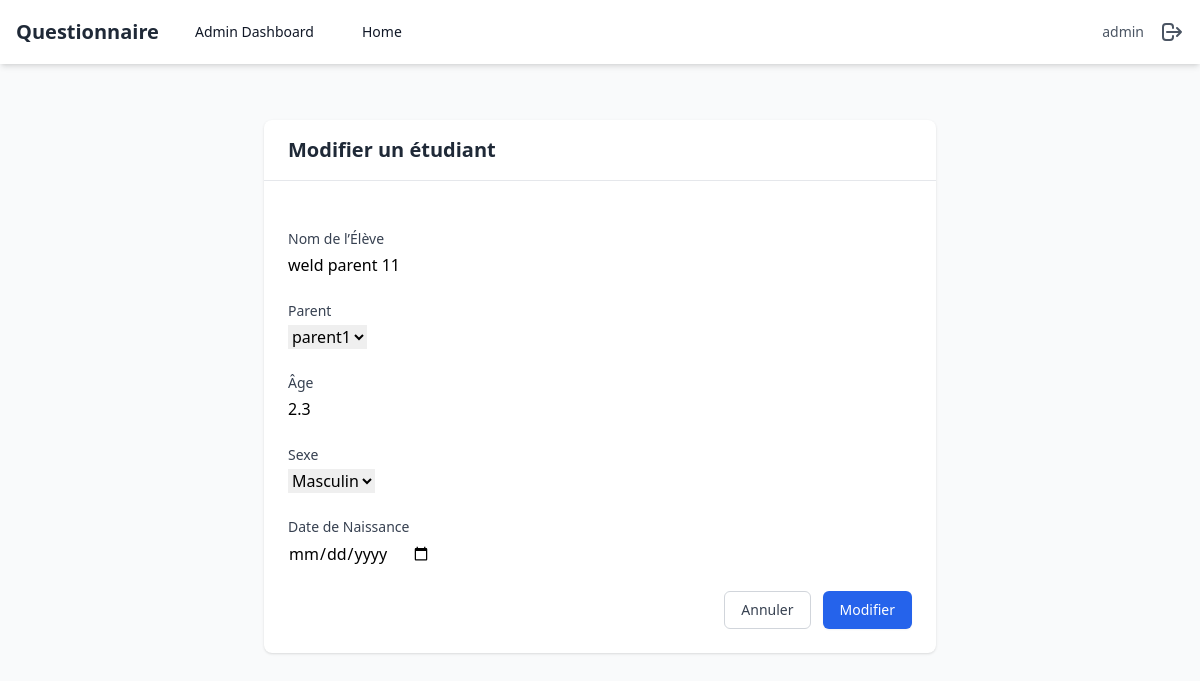
The app's page /admincustom/edit-student/2/ (signed in) with its own data.
### polls/models.py (models this page shows, shortened)
class Parent(AbstractUser):
    name = models.CharField(max_length=255, default='')
    is_parent = models.BooleanField(default=True)
    is_superuser = models.BooleanField(default=False)
    class Meta:
        swappable = 'AUTH_USER_MODEL'

class Student(models.Model):
    id = models.AutoField(primary_key=True)
    parent = models.ForeignKey(settings.AUTH_USER_MODEL, on_delete=models.CASCADE, related_name='students')
    name = models.CharField(max_length=255, default='', verbose_name='Nom de l’Élève')
    age = models.FloatField(default=1, verbose_name='Âge')
    sexe = models.CharField(max_length=1, choices=[('M', 'Masculin'), ('F', 'Féminin')], default='M', verbose_name='Sexe')
    date_of_birth = models.DateField(null=True, blank=True, verbose_name='Date de Naissance')

### polls/views.py (the view)
# urls.py: path('admincustom/edit-student/<int:student_id>/', edit_student, name='edit_student'),
@login_required
def edit_student(request, student_id):
    if not request.user.is_superuser:
        return redirect('home')
    student = get_object_or_404(Student, id=student_id)
    if request.method == 'POST':
        form = StudentForm(request.POST, instance=student)
        if form.is_valid():
            form.save()
            messages.success(request, 'Étudiant modifié avec succès')
            return redirect('admin_dashboard')
    else:
        form = StudentForm(instance=student)
    return render(request, 'admin/student_form.html', {'form': form, 'action': 'Modifier'})

### polls/forms.py
class StudentForm(forms.ModelForm):
    class Meta:
        model = Student
        fields = ['name', 'parent', 'age', 'sexe', 'date_of_birth']
        widgets = {
            'date_of_birth': forms.DateInput(attrs={'type': 'date'}),
        }

### polls/templates/admin/student_form.html (shortened to what this page needs)
{% extends '../base.html' %} {% block content %}
<div class="max-w-2xl mx-auto py-8">
  <div class="bg-white shadow rounded-lg">
    <div class="px-6 py-4 border-b border-gray-200">
      <h2 class="text-xl font-semibold text-gray-800">
        {{ action }} un étudiant
      </h2>
    </div>
    <form method="post" class="p-6 space-y-6">
      {% csrf_token %} {% for field in form %}
      <div class="space-y-1">
        <label
          for="{{ field.id_for_label }}"
          class="block text-sm font-medium text-gray-700"
        >
          {{ field.label }}
        </label>
        {{ field }}
      </div>
      {% endfor %}
      <div class="flex justify-end space-x-3">
        <a
          href="{% url 'admin_dashboard' %}"
          class="px-4 py-2 border border-gray-300 rounded-md text-sm font-medium text-gray-700 hover:bg-gray-50"
        >
          Annuler
        </a>
        <button
          type="submit"
          class="px-4 py-2 border border-transparent rounded-md shadow-sm text-sm font-medium text-white bg-blue-600 hover:bg-blue-700"
        >
          {{ action }}
        </button>
      </div>
    </form>
  </div>
</div>
{% endblock %}

### polls/templates/base.html (shortened to what this page needs)
{% load static %}
<!DOCTYPE html>
<html lang="en">
  <head>
    <script src="https://cdn.tailwindcss.com"></script>
  </head>
  <body class="bg-gray-50">
    <nav class="bg-white shadow-md">
      <div class="max-w-7xl mx-auto px-4">
        <div class="flex justify-between h-16">
          <div class="flex items-center">
            <span class="text-xl font-bold text-gray-800">Questionnaire</span>
            {% if request.user.is_superuser %}
            <a
              href="{% url 'admin_dashboard' %}"
              class="ml-6 px-3 py-2 rounded-md text-sm font-medium text-gray-900"
              >Admin Dashboard</a
            >
            {% endif %}
            <a
              href="/"
              class="ml-6 px-3 py-2 rounded-md text-sm font-medium text-gray-900"
              >Home</a
            >
          </div>
          <div class="flex items-center space-x-4">
            <span class="text-sm text-gray-600"
              >{{ request.user.username }}</span
            >
            <a
              href="{% url 'logout' %}"
              class="text-gray-600 hover:text-gray-900"
            >
              <svg
                xmlns="http://www.w3.org/2000/svg"
                class="h-6 w-6"
                fill="none"
                viewBox="0 0 24 24"
                stroke="currentColor"
              >
                <path
                  stroke-linecap="round"
                  stroke-linejoin="round"
                  stroke-width="2"
                  d="M17 16l4-4m0 0l-4-4m4 4H7m6 4v1a3 3 0 01-3 3H6a3 3 0 01-3-3V7a3 3 0 013-3h4a3 3 0 013 3v1"
                />
              </svg>
            </a>
          </div>
        </div>
      </div>
    </nav>
    <main class="max-w-7xl mx-auto py-6 px-4">
       {% block content %}{% endblock %}
    </main>
  </body>
</html>

### records on screen
Parent: user.username "admin"
Student: form "weld parent 11" "parent1" "2.3" "Masculin"

### other values on screen
{{ action }} "Modifier"
{{ field.label }} "Nom de l’Élève" "Parent" "Âge" "Sexe" "Date de Naissance"
